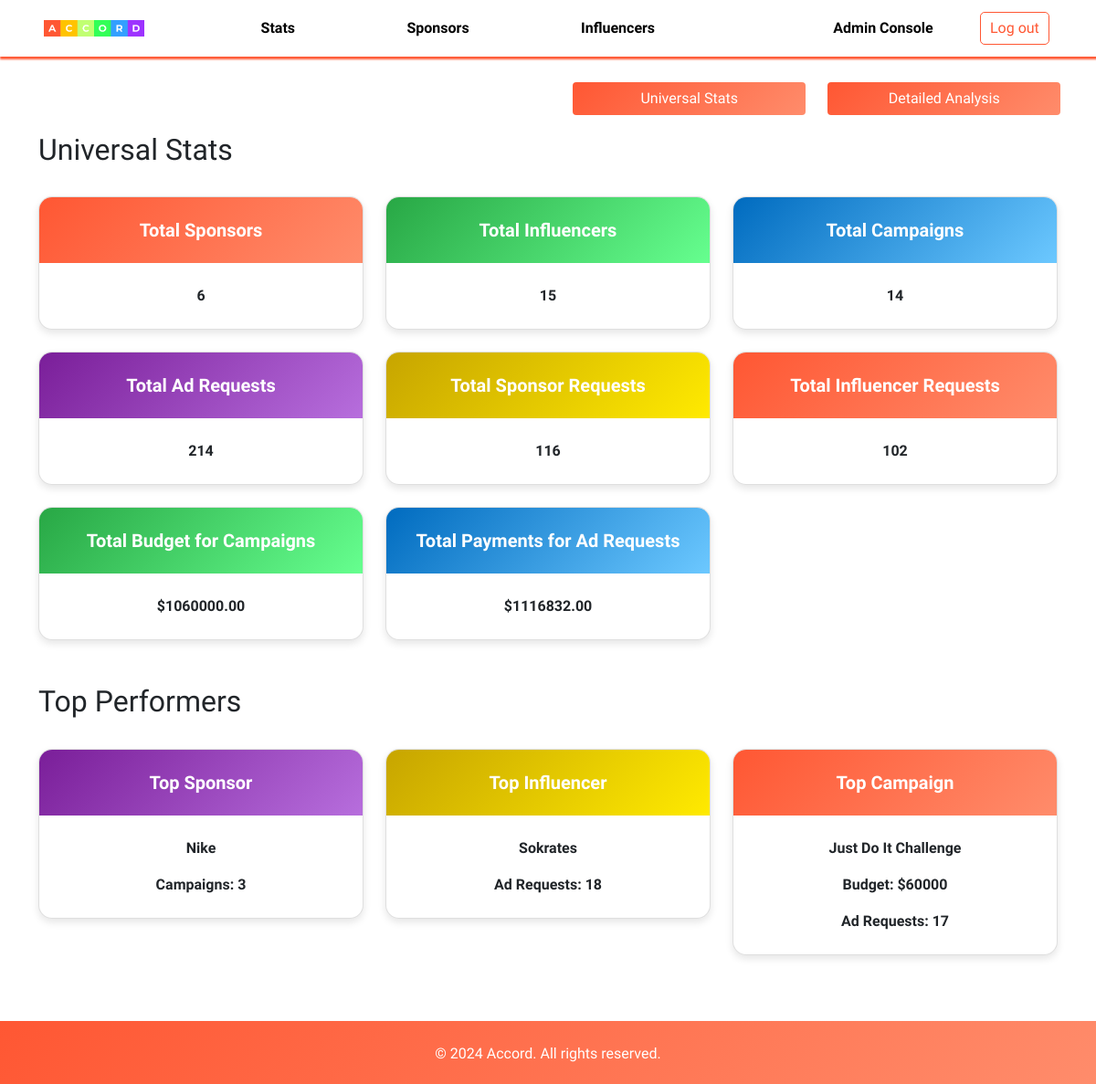
/admin-dashboard (signed in), run on the app's committed database.
### application/models.py (models this page shows, shortened)
class Sponsor(db.Model, UserMixin):
    __tablename__ = 'Sponsor'
    username = db.Column(db.String, primary_key=True)
    password = db.Column(db.String, nullable=False)
    company = db.Column(db.String)
    bio = db.Column(db.String)
    industry = db.Column(db.String)
    flag = db.Column(db.Integer)

class Influencer(db.Model, UserMixin):
    __tablename__ = 'Influencer'
    username = db.Column(db.String, primary_key=True)
    password = db.Column(db.String, nullable=False)
    name = db.Column(db.String)
    bio = db.Column(db.String)
    platforms = db.Column(db.String)
    category = db.Column(db.String)
    niche = db.Column(db.String)
    flag = db.Column(db.Integer)

class Campaign(db.Model):
    __tablename__ = 'Campaign'
    key = db.Column(db.Integer, primary_key=True, autoincrement=True)
    sponsor = db.Column(db.String, db.ForeignKey('Sponsor.username'), nullable=False)
    name = db.Column(db.String)
    description = db.Column(db.String)
    niche = db.Column(db.String)
    progress = db.Column(db.Integer)
    start_date = db.Column(db.Date)
    end_date = db.Column(db.Date)
    budget = db.Column(db.Integer)
    goals = db.Column(db.String)
    flag = db.Column(db.Integer)

### application/admin_controllers.py (the view)
@app.route('/admin-dashboard', methods=['GET', 'POST'])
@login_required
def admin_dashboard():
    if request.method == 'GET':
        unistats = {} # Stats for the universal stats section
        detstats = {} # Stats for the detailed analysis section
        if True:
            unistats['sponsors'] = db.session.query(Sponsor).count()
            unistats['influencers'] = db.session.query(Influencer).count()
            unistats['campaigns'] = db.session.query(Campaign).count()
            unistats['ad_requests'] = db.session.query(AdRequests).count()
            unistats['sponsor_requests'] = db.session.query(SponsorRequests).count()
            unistats['influencer_requests'] = db.session.query(InfluencerRequests).count()
            unistats['budget'] = db.session.query(db.func.sum(Campaign.budget)).scalar()
            unistats['payment'] = db.session.query(db.func.sum(AdRequests.payment)).scalar()
            unistats['top_sponsor'] = db.session.query(Sponsor.company, db.func.count(Campaign.key).label('campaign_count')).join(Campaign, Sponsor.username == Campaign.sponsor).group_by(Sponsor.username).order_by(db.func.count(Campaign.key).desc()).first()
            unistats['top_influencer'] = db.session.query(Influencer.name, db.func.count(AdRequests.key).label('adrequest_count')).join(AdRequests, Influencer.username == AdRequests.influencer).group_by(Influencer.username).order_by(db.func.count(AdRequests.key).desc()).first()
            unistats['top_campaign'] = db.session.query(Campaign.name, Campaign.budget, db.func.count(AdRequests.key).label('adrequest_count')).join(AdRequests, Campaign.key == AdRequests.campaign).group_by(Campaign.key).order_by(db.func.count(AdRequests.key).desc()).first()
        if True:
            influencers = db.session.query(Influencer).all()
            niches_influencers = [influencer.niche for influencer in influencers]
            niches_influencers = Counter(niches_influencers)
            detstats['niches_influencers'] = (list(niches_influencers.keys()), list(niches_influencers.values()))
            campaigns = db.session.query(Campaign).all()
            niches_campaigns = [campaign.niche for campaign in campaigns]
            niches_campaigns = Counter(niches_campaigns)
            detstats['niches_campaigns'] = (list(niches_campaigns.keys()), list(niches_campaigns.values()))
            ad_requests = db.session.query(AdRequests).all()
            niches = [ad_request.niche for ad_request in ad_requests]
            niches = Counter(niches)
            detstats['niches'] = (list(niches.keys()), list(niches.values()))
            categories_influencers = [influencer.category for influencer in influencers]
            categories_influencers = Counter(categories_influencers)
            detstats['categories_influencers'] = (list(categories_influencers.keys()), list(categories_influencers.values()))
            cumulative_budgets = []
            cumulative_sum = 0
            for campaign in campaigns:
                cumulative_sum += campaign.budget
                cumulative_budgets.append(cumulative_sum)
            detstats['cumulative_budgets'] = cumulative_budgets
            cumulative_payments = []
            cumulative_sum = 0
            for ad_request in ad_requests:
                cumulative_sum += ad_request.payment
                cumulative_payments.append(cumulative_sum)
            detstats['cumulative_payments'] = cumulative_payments
        return render_template('admindashboard.html', unistats=unistats, detstats=detstats)

### application/sponsor_controllers.py (called while the page is built)
@login_manager.user_loader
def load_user(username):
    if Admin.query.get(username):
        return Admin.query.get(username)
    elif Influencer.query.get(username):
        return Influencer.query.get(username)
    elif Sponsor.query.get(username):
        return Sponsor.query.get(username)

### templates/admindashboard.html (shortened to what this page needs)
<!DOCTYPE html>
<html>
<head>
    <link href="https://cdn.jsdelivr.net/npm/bootstrap@5.0.2/dist/css/bootstrap.min.css" rel="stylesheet">
    <link rel="stylesheet" href="https://cdnjs.cloudflare.com/ajax/libs/font-awesome/6.0.0-beta3/css/all.min.css">
    <link rel="stylesheet" href="{{ url_for('static', filename='admindashboard.css') }}">
    <link rel="stylesheet" href="{{ url_for('static', filename='nav.css') }}">
    <link rel="stylesheet" href="https://unpkg.com/swiper/swiper-bundle.min.css">
</head>
<body>
    <div class="nav-container">
        <nav class="navbar navbar-expand-lg bg-body-tertiary">
            <div class="container-fluid px-5">
                <img class="navbar-brand img-fluid" src="{{ url_for('static', filename='logo.png') }}" style="width: 10%;" />
                <div class="collapse navbar-collapse" id="navbarSupportedContent">
                    <ul class="navbar-nav me-auto mb-2 mb-lg-0">
                        <li class="nav-item">
                            <button class="nav-link btn" href="#" style="color: black; font-weight: bolder;">Stats</button>
                        </li>
                        <li class="nav-item">
                            <button class="nav-link btn" href="#" style="color: black; font-weight: bolder;" onclick="location.href='{{ url_for('admin_sponsors') }}'">Sponsors</button>
                        </li>
                        <li class="nav-item">
                            <button class="nav-link btn" aria-current="page" href="#" style="color: black; font-weight: bolder;" onclick="location.href='{{ url_for('admin_influencers') }}'">Influencers</button>
                        </li>
                    </ul>
                    <span class="me-5" style="color: black; font-weight: bolder;">Admin Console</span>
                    <form action="{{ url_for('logout') }}">
                        <button class="btn btn-outline-danger logout-btn" type="submit">Log out</button>
                    </form>
                </div>
            </div>
        </nav>
    </div>
    <div class="container mt-4">
        <div class="row mb-3 ms-auto" style="width: 50%;">
            <div class="col-6">
                <button class="btn btn-custom w-100" onclick="showSection('section1')">Universal Stats</button>
            </div>
            <div class="col-6">
                <button class="btn btn-custom w-100" onclick="showSection('section2')">Detailed Analysis</button>
            </div>
        </div>
        <div id="section1" style="display: block;">
            <h2>Universal Stats</h2>
            <br>
            <div class="row">
                <div class="col-4">
                    <div class="card mb-4">
                        <div class="stat-card-header">
                            <h5 class="card-title"><strong>Total Sponsors</strong></h5>
                        </div>
                        <div class="card-body">
                            <div>
                                <p class="card-text card-text-center"><strong>{{ unistats['sponsors'] }}</strong></p>
                            </div>
                        </div>
                    </div>
                </div>
                <div class="col-4">
                    <div class="card mb-4">
                        <div class="stat-card-header">
                            <h5 class="card-title"><strong>Total Influencers</strong></h5>
                        </div>
                        <div class="card-body">
                            <div>
                                <p class="card-text card-text-center"><strong>{{ unistats['influencers'] }}</strong></p>
                            </div>
                        </div>
                    </div>
                </div>
                <div class="col-4">
                    <div class="card mb-4">
                        <div class="stat-card-header">
                            <h5 class="card-title"><strong>Total Campaigns</strong></h5>
                        </div>
                        <div class="card-body">
                            <div>
                                <p class="card-text card-text-center"><strong>{{ unistats['campaigns'] }}</strong></p>
                            </div>
                        </div>
                    </div>
                </div>
                <div class="col-4">
                    <div class="card mb-4">
                        <div class="stat-card-header">
                            <h5 class="card-title"><strong>Total Ad Requests</strong></h5>
                        </div>
                        <div class="card-body">
                            <div>
                                <p class="card-text card-text-center"><strong>{{ unistats['ad_requests'] }}</strong></p>
                            </div>
                        </div>
                    </div>
                </div>
                <div class="col-4">
                    <div class="card mb-4">
                        <div class="stat-card-header">
                            <h5 class="card-title"><strong>Total Sponsor Requests</strong></h5>
                        </div>
                        <div class="card-body">
                            <div>
                                <p class="card-text card-text-center"><strong>{{ unistats['sponsor_requests'] }}</strong></p>
                            </div>
                        </div>
                    </div>
                </div>
                <div class="col-4">
                    <div class="card mb-4">
                        <div class="stat-card-header">
                            <h5 class="card-title"><strong>Total Influencer Requests</strong></h5>
                        </div>
                        <div class="card-body">
                            <div>
                                <p class="card-text card-text-center"><strong>{{ unistats['influencer_requests'] }}</strong></p>
                            </div>
                        </div>
                    </div>
                </div>
                <div class="col-4">
                    <div class="card mb-4">
                        <div class="stat-card-header">
                            <h5 class="card-title"><strong>Total Budget for Campaigns</strong></h5>
                        </div>
                        <div class="card-body">
                            <div>
                                <p class="card-text card-text-center"><strong>${{ unistats['budget'] }}.00</strong></p>
                            </div>
                        </div>
                    </div>
                </div>
                <div class="col-4">
                    <div class="card mb-4">
                        <div class="stat-card-header">
                            <h5 class="card-title"><strong>Total Payments for Ad Requests</strong></h5>
                        </div>
                        <div class="card-body">
                            <div>
                                <p class="card-text card-text-center"><strong>${{ unistats['payment'] }}.00</strong></p>
                            </div>
                        </div>
                    </div>
                </div>
            </div>
            <br>
            <h2>Top Performers</h2>
            <br>
            <div class="row">
                <div class="col-4">
                    <div class="card mb-4">
                        <div class="stat-card-header">
                            <h5 class="card-title"><strong>Top Sponsor</strong></h5>
                        </div>
                        <div class="card-body">
                            <div>
                                <p class="card-text card-text-center"><strong>{{ unistats['top_sponsor'].company }}</strong></p>
                                <p class="card-text card-text-center"><strong>Campaigns: {{ unistats['top_sponsor'].campaign_count }}</strong></p>
                            </div>
                        </div>
                    </div>
                </div>
                <div class="col-4">
                    <div class="card mb-4">
                        <div class="stat-card-header">
                            <h5 class="card-title"><strong>Top Influencer</strong></h5>
                        </div>
                        <div class="card-body">
                            <div>
                                <p class="card-text card-text-center"><strong>{{ unistats['top_influencer'].name }}</strong></p>
                                <p class="card-text card-text-center"><strong>Ad Requests: {{ unistats['top_influencer'].adrequest_count }}</strong></p>
                            </div>
                        </div>
                    </div>
                </div>
                <div class="col-4">
                    <div class="card mb-4">
                        <div class="stat-card-header">
                            <h5 class="card-title"><strong>Top Campaign</strong></h5>
                        </div>
                        <div class="card-body">
                            <div>
                                <p class="card-text card-text-center"><strong>{{ unistats['top_campaign'].name }}</strong></p>
                                <p class="card-text card-text-center"><strong>Budget: ${{ unistats['top_campaign'].budget }}</strong></p>
                                <p class="card-text card-text-center"><strong>Ad Requests: {{ unistats['top_campaign'].adrequest_count }}</strong></p>
                            </div>
                        </div>
                    </div>
                </div>
            </div>
        </div>
    </div>
    <br><br>
    <footer class="footer text-white text-center">
        <div class="container">
            <br>
            <p>&copy; 2024 Accord. All rights reserved.</p>
        </div>
    </footer>
</body>
</html>

### static/admindashboard.css (style rules this page uses)
.gradient-1 { background: linear-gradient(135deg, #FF5733, #FF8C6B); }
.gradient-2 { background: linear-gradient(135deg, #28A745, #66FF8F); }
.gradient-3 { background: linear-gradient(135deg, #006BBF, #6CC8FF); }
.gradient-4 { background: linear-gradient(135deg, #7A1E99, #B76EDD); }
.gradient-5 { background: linear-gradient(135deg, #C7A500, #FFEA00); }
.card { box-shadow: 0 1px 1px 0 black; }
.card { border-radius: 15px; overflow: hidden; box-shadow: 0 4px 8px rgba(0,0,0,0.1); }
.card-body { padding: 1.5rem; }
.card-text-center { text-align: center; }
.stat-card-header { color: white; padding: 1rem; padding-top: 1.5rem; text-align: center; }
.btn-custom { background: linear-gradient(135deg, #FF5733, #FF8C6B); color: white; border: none; transition: background 0.3s ease; }
.btn { margin: 0.2rem; }

### static/nav.css (style rules this page uses)
body { font-family: "Domine", serif; }
.navbar-brand { height: fit-content; width: 10%; }
.navbar { box-shadow: 1px 2px 2px 1px #FF5733; }
.navbar-nav .nav-item { margin-left: 100px; }
.nav-link { border: none; }
.logout-btn { background-color: white; color: #FF5733; border: 1px solid #FF5733; border-radius: 5px; padding: 5px 10px; cursor: pointer; }
.footer { background: linear-gradient(135deg, #FF5733, #FF8C6B); color: white; text-align: center; padding-bottom: 5px; margin-top: auto; }

### data on the page
Sponsor: top_sponsor.company "Nike"
Influencer: top_influencer.name "Sokrates"
Campaign: top_campaign.name "Just Do It Challenge", top_campaign.budget "60000"

### other printed values
{{ unistats['sponsors'] }} "6"
{{ unistats['influencers'] }} "15"
{{ unistats['campaigns'] }} "14"
{{ unistats['ad_requests'] }} "214"
{{ unistats['sponsor_requests'] }} "116"
{{ unistats['influencer_requests'] }} "102"
{{ unistats['budget'] }} "1060000"
{{ unistats['payment'] }} "1116832"
{{ unistats['top_sponsor'].campaign_count }} "3"
{{ unistats['top_influencer'].adrequest_count }} "18"
{{ unistats['top_campaign'].adrequest_count }} "17"
